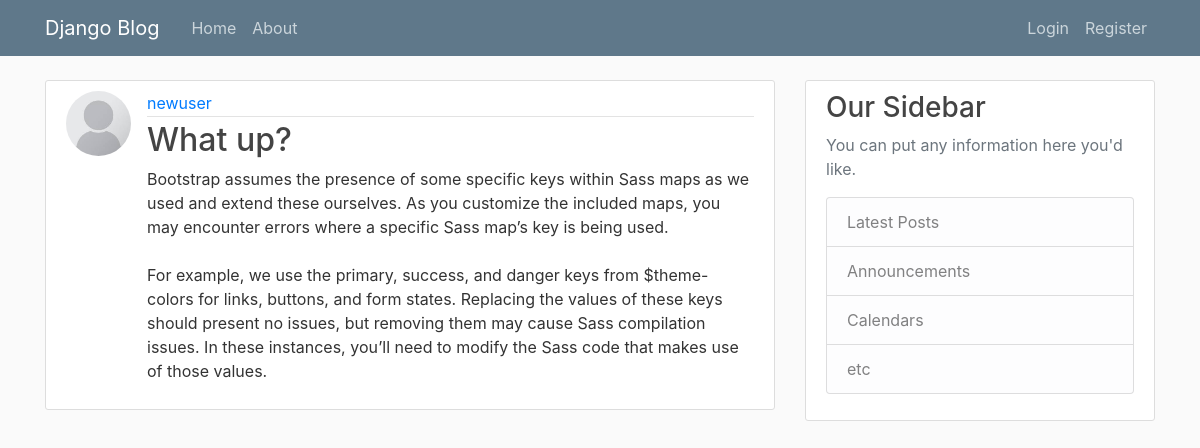
The page /post/10/ on the database its author committed.
### blog/models.py (models this page shows, shortened)
class Post(models.Model):
    title = models.CharField(max_length=100)
    content = models.TextField()
    date_posted = models.DateTimeField(default=timezone.now)
    author = models.ForeignKey(User, on_delete=models.CASCADE)

### users/models.py (models this page shows, shortened)
class Profile(models.Model):
    user = models.OneToOneField(User, on_delete=models.CASCADE)
    image = models.ImageField(default='default.jpg',upload_to='profile_pics')

### blog/views.py (the view)
# urls.py: path('post/<int:pk>/', PostDetailView.as_view(), name='post-detail'),
class PostDetailView(DetailView):
    model = Post

### blog/templates/blog/post_detail.html (shortened to what this page needs)
{% extends "blog/base.html" %}
{% block content %}
<article class="media content-section">
    <img class="rounded-circle article-img" src="{{ object.author.profile.image.url }}"></img>
    <div class="media-body">
        <div class="article-metadata">
            <a class="mr-2" href="{% url 'user-posts' object.author.username %}">{{ object.author }}</a>
        </div>
        <h2 class="article-title">{{ object.title }}</h2>
        <p class="article-content">{{ object.content }}</p>
    </div>
</article>
{% endblock content%}

### blog/static/blog/main.css (style rules this page uses)
body { background: #fafafa; color: #333333; margin-top: 5rem; }
h1, h2, h3, h4, h5, h6 { color: #444444; }
.content-section { background: #ffffff; padding: 10px 20px; border: 1px solid #dddddd; border-radius: 3px; margin-bottom: 20px; }
.article-title { color: #444444; }
.article-content { white-space: pre-line; }
.article-img { height: 65px; width: 65px; margin-right: 16px; }
.article-metadata { padding-bottom: 1px; margin-bottom: 4px; border-bottom: 1px solid #e3e3e3 }

### rows shown on the page
Post: author.profile.image (placeholder picture), author "newuser", title "What up?", content "Bootstrap assumes the presence of some specific keys within Sass maps as we used and extend these ourselves. As you customize the included maps, you may encounter errors where a specific Sass map’s key is being used. For example, we use the primary, success, and danger keys from $theme-colors for links, buttons, and form states. Replacing the values of these keys should present no issues, but removing them may cause Sass compilation issues. In these instances, you’ll need to modify the Sass code that makes use of those values."
